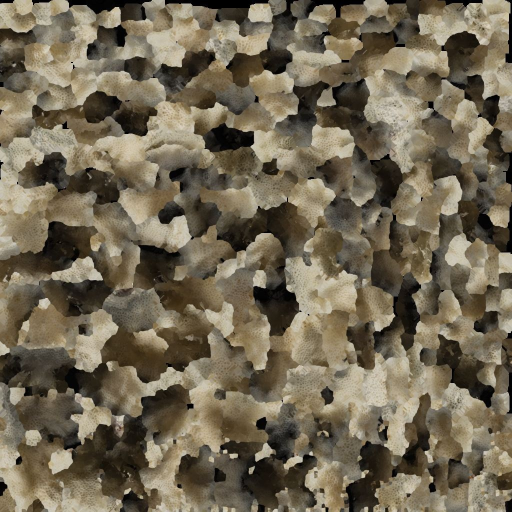
#> input picture sim/pelagic/assets/pocillopora/pocillopora_basecolor.jpg, 1024 x 1024 px (shown at 1/2 size)
$ python generate.py
#> lines starting #> are read from the running program, lines starting #| are printed output that depends on the picture; after the words box and inside, x2 and y2 are one past the last pixel; in counts of white or black regions, pixels touching at a corner belong together
"""Derive offline coral tissue PBR maps from the CC0 Smithsonian scan atlas.

This is a reproducible artistic material conversion, not measured live tissue.
The scan's UV layout and normal map are retained. Pillow and NumPy are needed
only here; the simulator reads the prebuilt maps with no conversion dependency.
"""
from pathlib import Path
import hashlib
import io
import json
import struct

import numpy as np
from PIL import Image, ImageFilter, ImageDraw

ROOT = Path(__file__).resolve().parents[3]
OUT = Path(__file__).resolve().parent
SOURCE = ROOT / "assets/pocillopora/pocillopora_basecolor.jpg"
NORMAL = ROOT / "assets/pocillopora/pocillopora_normal.png"
OCCLUSION = ROOT / "assets/pocillopora/pocillopora_occlusion.png"

PALETTES = {
    "tan": (.60, .44, .29),
    "violet": (.46, .35, .47),
    "blue": (.31, .43, .48),
    "yellow": (.65, .53, .29),
    "red": (.60, .34, .27),
    "pink": (.66, .43, .43),
    "green": (.39, .48, .32),
}


def blur(values, radius):
    picture = Image.fromarray(np.uint8(np.clip(values, 0, 1) * 255), "L")
    return np.asarray(picture.filter(ImageFilter.GaussianBlur(radius)), dtype=np.float32) / 255


def coherent_noise(size, seed):
    rng = np.random.default_rng(seed)
    total = np.zeros(size[::-1], dtype=np.float32)
    weights = ((7, .45), (19, .30), (47, .18), (113, .07))
    for resolution, weight in weights:
        small = Image.fromarray(np.uint8(rng.random((resolution, resolution)) * 255), "L")
        total += weight * np.asarray(small.resize(size, Image.Resampling.BICUBIC), dtype=np.float32) / 255
    return total


def smoothstep(low, high, values):
    x = np.clip((values - low) / (high - low), 0, 1)
    return x*x*(3-2*x)


def save_rgb(name, array):
    Image.fromarray(np.uint8(np.clip(array, 0, 1) * 255), "RGB").save(OUT/name, quality=96, subsampling=0)


def extract_occlusion():
    """Keep the source GLB's calice AO atlas, formerly omitted by conversion."""
    source=(ROOT/"assets/pocillopora/usnm_46926-source.glb").read_bytes()
    assert source[:4]==b"glTF"
    offset=12;document=None;binary=None
    while offset<len(source):
        length,kind=struct.unpack_from("<II",source,offset)
        payload=source[offset+8:offset+8+length]
        if kind==0x4E4F534A:document=json.loads(payload)
        elif kind==0x004E4942:binary=payload
        offset+=8+length
    texture=document["materials"][0]["occlusionTexture"]["index"]
    image=document["images"][document["textures"][texture]["source"]]
    view=document["bufferViews"][image["bufferView"]]
    first=view.get("byteOffset",0)
    picture=Image.open(io.BytesIO(binary[first:first+view["byteLength"]])).convert("RGB")
    # glTF occlusion uses the red channel; no atlas reorientation is performed.
    picture.getchannel("R").save(OCCLUSION)
    return np.asarray(picture.getchannel("R"),dtype=np.float32)/255


def main():
    original = Image.open(SOURCE).convert("RGB")
#> original is the input picture: PIL image 1024x1024 RGB; mean R, G, B 113.5, 103.5, 83.6
    pixels = np.asarray(original, dtype=np.float32) / 255
    luminance = pixels @ np.array((.2126, .7152, .0722), dtype=np.float32)
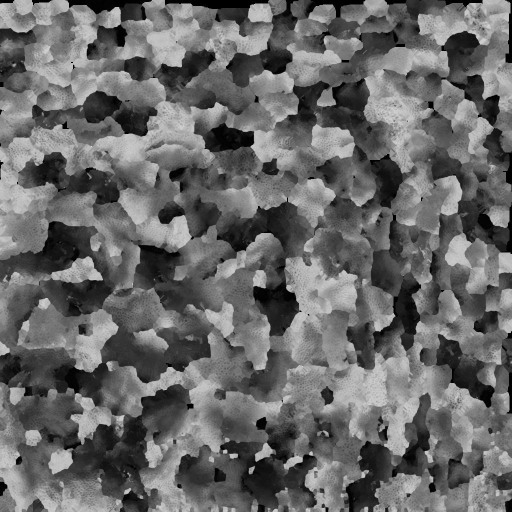
#> luminance: shape (1024, 1024) float32 (shown at 1/2 size); min 0, max 0.994, mean 0.409
    local = blur(luminance, 6)
    broader = blur(luminance, 20)
#> call 2 of blur, with radius = 20
#> in blur (call 2), `return np.asarray(picture.filter(ImageFilter.GaussianBlur(radius)), dt..`:
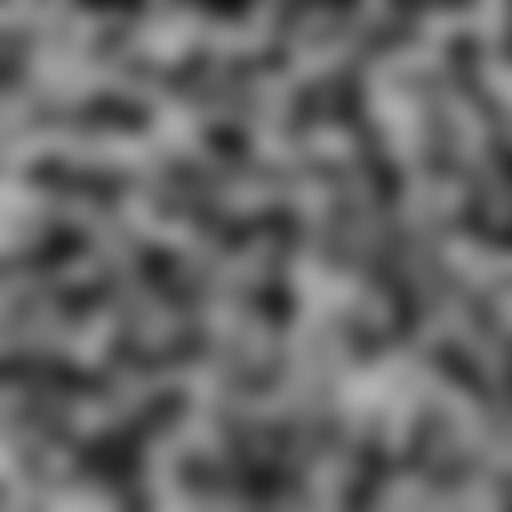
#> returned value: shape (1024, 1024) float32 (shown at 1/2 size); min 0.0745, max 0.702, mean 0.405
    # Divide out much of the broad museum illumination while keeping the
    # small recessed calices. Deep atlas gutters stay dark to avoid UV halos.
    relative = np.clip(luminance / np.maximum(local, .055), .35, 1.35)
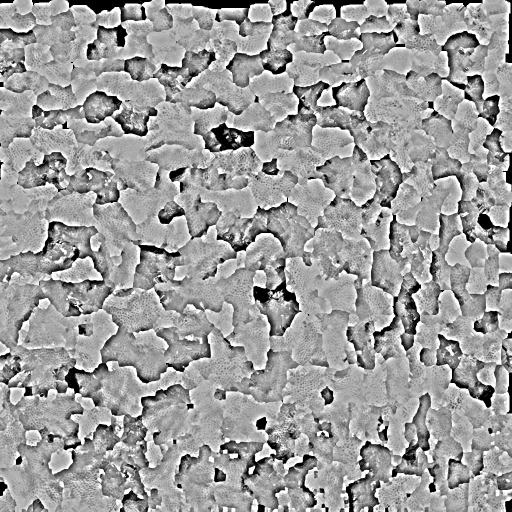
#> relative: shape (1024, 1024) float32 (shown at 1/2 size); min 0.35, max 1.35, mean 0.971; drawn with min black and max white
    detail = np.clip(.52 + .48*relative + .12*(local-broader), .36, 1.12)
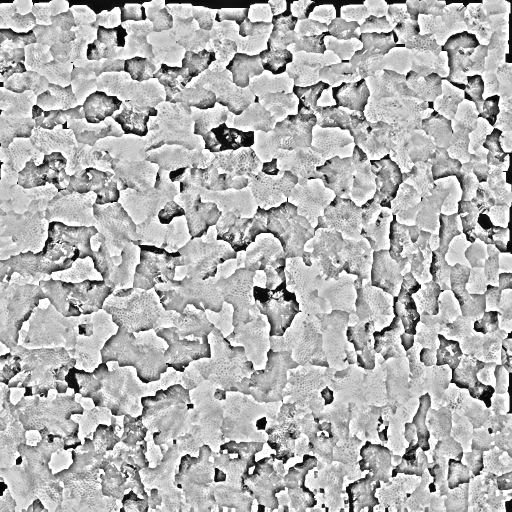
#> detail: shape (1024, 1024) float32 (shown at 1/2 size); min 0.642, max 1.12, mean 0.983; drawn with min black and max white
    gutter = .12 + .88*smoothstep(.025, .14, local)
#> in smoothstep, `x = np.clip((values - low) / (high - low), 0, 1)`:
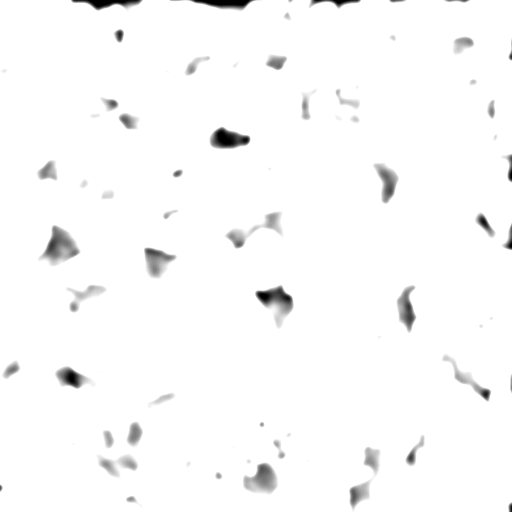
#> x: shape (1024, 1024) float32 (shown at 1/2 size); min 0, max 1, mean 0.98
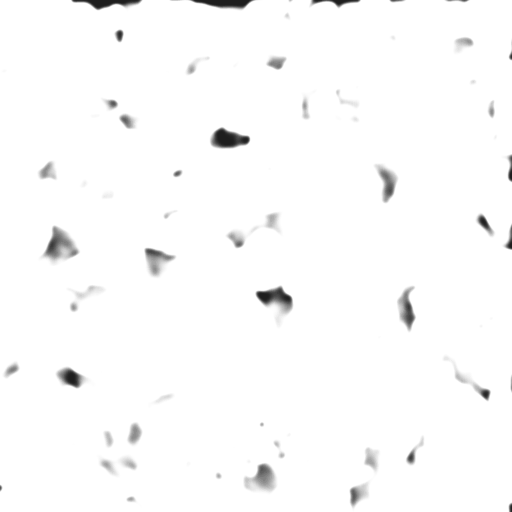
#> gutter: shape (1024, 1024) float32 (shown at 1/2 size); min 0.12, max 1, mean 0.984
    detail *= gutter
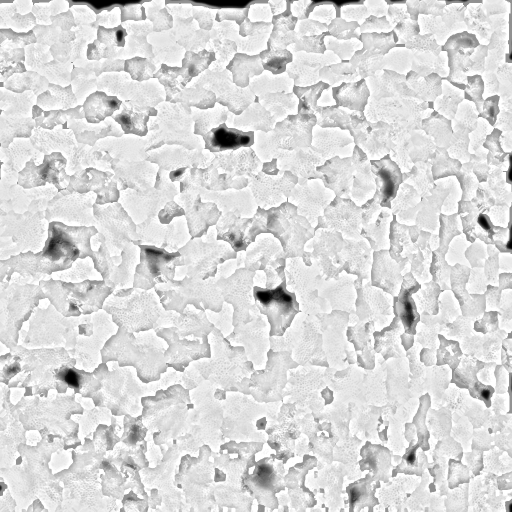
#> detail: shape (1024, 1024) float32 (shown at 1/2 size); 6.04% of pixels changed, all inside (x1, y1, x2, y2) = (0, 0, 1024, 1024); drawn with min black and max white
    occlusion=extract_occlusion()
    # The source viewer uses a separate AO atlas whose rounded cup contrast
    # is much clearer than the base-colour photograph. Retain this local
    # calice signal, not its broad museum ambient shading. Mostly neutral
    # values preserve the living pigment and avoid making entire limbs dark.
    ao_relative=np.clip(occlusion/np.maximum(blur(occlusion,3),.06),.25,1.35)
    calice_contrast=np.clip(1.+.8*(ao_relative-1.),.55,1.06)
    detail *= calice_contrast
    coarse = coherent_noise(original.size, 2607)
    fine = coherent_noise(original.size, 2608)
    # Approximately 20% residual pigment islands: patchy living bleaching,
    # with another low-amplitude warm tissue variation across the ivory areas.
    residual = smoothstep(.47, .66, coarse)
    warmth = smoothstep(.42, .67, fine)
    crevices = np.clip(1-relative, 0, 1)
    for phenotype, pigment in PALETTES.items():
        pigment = np.asarray(pigment, dtype=np.float32)
        earthy = np.asarray((.57,.43,.30), dtype=np.float32)
        local_tint = pigment[None,None,:]*(.90+.15*fine[:,:,None])
        local_tint = local_tint*(1-.16*warmth[:,:,None]) + earthy*.16*warmth[:,:,None]
        healthy = local_tint * detail[:,:,None]
        save_rgb(f"healthy_{phenotype}_diffuse.jpg", healthy)

        ivory = np.asarray((.87,.82,.72), dtype=np.float32)
        living_blush = np.asarray((.82,.70,.66), dtype=np.float32)
        bleached = ivory*(1-.28*warmth[:,:,None]) + living_blush*.28*warmth[:,:,None]
        # Residual islands are living brown/pink tissue, not green biofilm.
        remnant = pigment*.64 + np.asarray((.60,.44,.36))*.36
        amount = .72*residual[:,:,None]
        bleached = (bleached*(1-amount) + remnant*amount) * detail[:,:,None]
        # Slight pink-brown calice rims retain tissue cues on pale branches.
        rim = np.minimum(.10, crevices*.18)[:,:,None]
        bleached = bleached*(1-rim) + np.asarray((.55,.38,.33))*rim*gutter[:,:,None]
        save_rgb(f"bleached_alive_{phenotype}_diffuse.jpg", bleached)

    algae = smoothstep(.35,.68,coarse)
    dead_base = (np.asarray((.35,.29,.20))*(1-algae[:,:,None]) +
                 np.asarray((.20,.29,.18))*algae[:,:,None])
    worn_detail = np.clip((detail-.60)*1.45+.60,.12,1.16)
    dead = dead_base * worn_detail[:,:,None] * (.88+.22*fine[:,:,None])
    save_rgb("dead_diffuse.jpg", dead)
    for health, base, spread in (("healthy",.76,.13), ("bleached_alive",.79,.11), ("dead",.89,.10)):
        rough = np.clip(base + spread*(.55*fine+.45*crevices-.25), .68, .98)
        Image.fromarray(np.uint8(rough*255), "L").save(OUT/f"{health}_roughness.png")
    files = {}
    for path in sorted(OUT.glob("*_diffuse.jpg")) + sorted(OUT.glob("*_roughness.png")):
        payload=path.read_bytes()
        files[path.name] = {"bytes":len(payload),"sha256":hashlib.sha256(payload).hexdigest()}
    manifest = {
        "asset":"pocillopora_tissue_materials", "license":"CC0-1.0",
        "source_specimen":"Smithsonian USNM 46926, dried Pocillopora damicornis",
        "source_record":"https://3d.si.edu/es/object/3d/pocillopora-damicornis%3Aae26ad01-e7be-4664-8a3a-b8bffd42a186",
        "source_diffuse_sha256":hashlib.sha256(SOURCE.read_bytes()).hexdigest(),
        "source_normal_sha256":hashlib.sha256(NORMAL.read_bytes()).hexdigest(),
        "source_occlusion_sha256":hashlib.sha256(OCCLUSION.read_bytes()).hexdigest(),
        "geometry_changed":False, "uv_layout_changed":False,
        "colour_space":{"diffuse":"sRGB","roughness":"raw linear","normal":"raw linear OpenGL"},
        "interpretation":"Artistic healthy/partially bleached/dead tissue proxy derived from a dried specimen atlas; not calibrated tissue or a fluorescence map",
        "method":"Partial local illumination normalization; local-normalized original GLB occlusion atlas restores calice cup contrast without broad AO shading; deterministic muted tissue pigmentation and residual pigment islands; high varying roughness; original normal atlas reused",
        "phenotypes":list(PALETTES), "files":files,
    }
    (OUT/"manifest.json").write_text(json.dumps(manifest,indent=2)+"\n")
    preview=Image.new("RGB",(1536,542),(12,24,28));draw=ImageDraw.Draw(preview)
    for i,health in enumerate(("healthy","bleached_alive","dead")):
        file=f"{health}_tan_diffuse.jpg" if health!="dead" else "dead_diffuse.jpg"
        preview.paste(Image.open(OUT/file).resize((512,512)),(i*512,30))
        draw.text((i*512+12,10),health,fill="white")
    preview.save(OUT/"material-review.jpg",quality=92)
    print(json.dumps({"files":len(files),"size":original.size,"residual_mean":float(residual.mean()),
                      "calice_contrast_mean":float(calice_contrast.mean())}))


if __name__ == "__main__":
#> (the run stopped early here; a loop or call above may not have finished)
